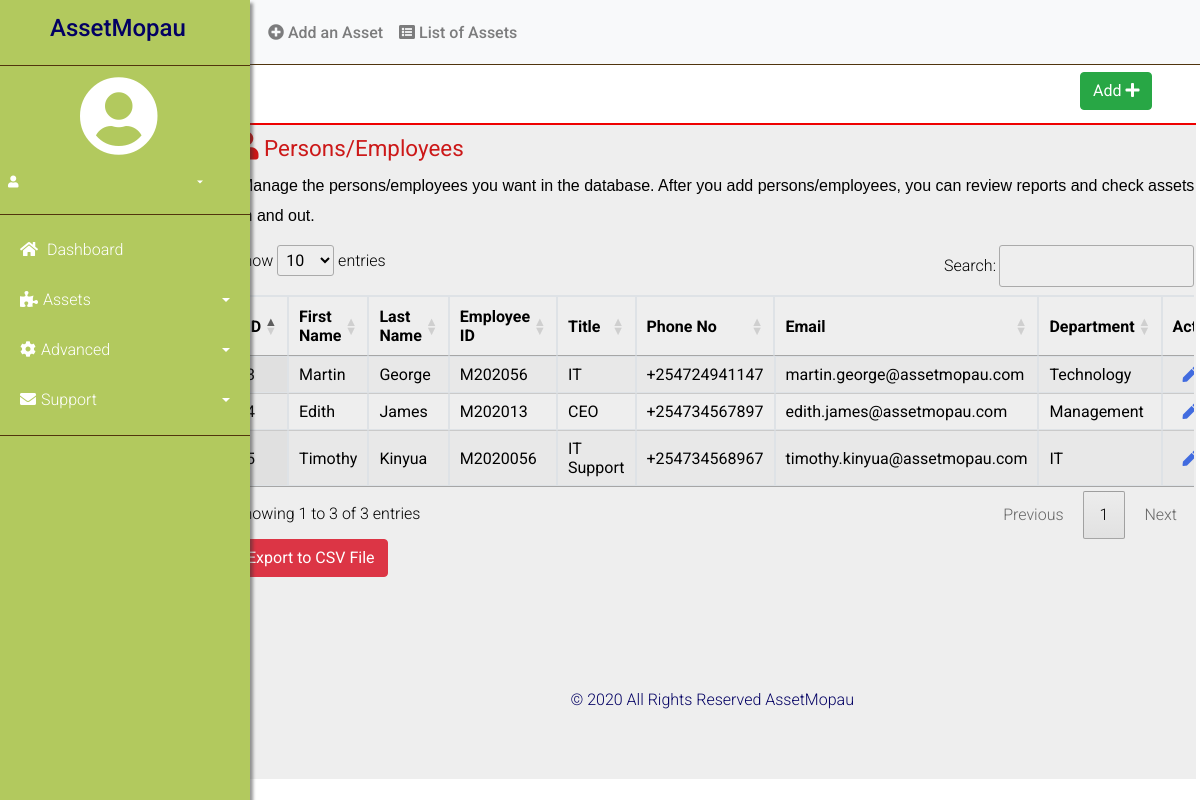
The app's page /persons.php with its own data.
### tables this page shows
CREATE TABLE `employee` (
  `id` int(11) NOT NULL,
  `fname` varchar(20) NOT NULL,
  `lname` varchar(20) NOT NULL,
  `empid` varchar(20) NOT NULL,
  `title` varchar(20) NOT NULL,
  `phone` varchar(20) NOT NULL,
  `email` varchar(50) NOT NULL,
  `department` varchar(20) NOT NULL,
  `Date Created` datetime NOT NULL DEFAULT current_timestamp()
);

### persons.php (the view, shortened to what this page needs)
<?php include_once "dash-include.php";
include_once 'conn.php';
$query = "select * from employee";
$result = $con->query($query);
?>
<!DOCTYPE html>
<html>
<head>
	<link rel="stylesheet" href="https://stackpath.bootstrapcdn.com/bootstrap/4.3.1/css/bootstrap.min.css">
	<link rel="stylesheet" href="https://use.fontawesome.com/releases/v5.7.2/css/all.css">
	<link rel="stylesheet" href="style.css">
	<link rel="stylesheet" href="dash.css">
	<link rel="stylesheet" href="person.css">
	<link rel="stylesheet" href="https://cdn.datatables.net/1.10.20/css/jquery.dataTables.min.css">
</head>
<body>
<div class="emp">
<button type="submit" class="btn btn-success btn-md" data-toggle="modal" data-target="#emp" href="#">Add <i class="fas fa-plus"></i>
</button>
</div>
<div class="cont">
	<div class="title">
	<h3><i class="fas fa-user"></i><small> Persons/Employees</small></h3>
	</div><br>
	<div class="info">
	<p><strong>Manage the persons/employees you want in the database. After you add persons/employees, you can review reports and check assets in and out.</strong></p>
	</div>
	<br><br><br>
<div class="tbl">
<table id="example" class="display table-bordered" style="width:100%">
        <thead>
            <tr style="color:#000;">
				<th>ID</th>
				<th>First Name</th>
				<th>Last Name</th>
                <th>Employee ID</th>
                <th>Title</th>
                <th>Phone No</th>
                <th>Email</th>
                <th>Department</th>
				<th>Action</th>
            </tr>
        </thead>
        <tbody>
		<?php
		while($rows = mysqli_fetch_assoc($result))
		{
		?>
            <tr style="color:#000;">
								<td><?php echo $rows['id'];?></td>
								<td><?php echo $rows['fname'];?></td>
								<td><?php echo $rows['lname'];?></td>
                <td><?php echo $rows['empid'];?></td>
                <td><?php echo $rows['title'];?></td>
                <td><?php echo $rows['phone'];?></td>
                <td><?php echo $rows['email'];?></td>
                <td><?php echo $rows['department'];?></td>
				<td>
				<a class="pen" href="personedit.php?id=<?php echo $rows['id'];?>""><i class="fas fa-pen"></i></a>
				</td>
      </tr>
			<?php
			}
			?>
		</tbody>
</table>
<form method="POST" action="exportpersons.php">
<input type="submit" class="btn btn-danger" name="exportpersons" value="Export to CSV File"/>
</form>
</div>
<div class="empfoot">
<footer class="page-footer font-small blue pt-4">
  <div class="footer-copyright text-center py-3">&copy; 2020 All Rights Reserved AssetMopau
  </div>
</footer>
</div>
</div>
</body>
</html>

### dash-include.php (shortened to what this page needs)
<body>
    	<div class="wrapper">
			<nav class="sidebar">
				<div class="logo">
					<h4><strong>AssetMopau</strong></h4>
				</div>
				<div class="user">
					<i class="fas fa-user-circle fa-5x"></i>
				</div>
				<ul class="list-unstyled" style="margin-left:-1vw; width:19.6vw;">
						<li style="font-size:1vw;">
						<a href="#userloggedin" data-toggle="collapse" aria-expanded="false" class="dropdown-toggle" role="button" aria-controls="userloggedin">
							<i class="fas fa-user"></i><?php echo "".$_SESSION['userid']; ?>
						</a>
					</li>
					</ul>
				<div class="user-in">
					</div>
				<ul class="list-unstyled menu-elements">
					<li class="">
						<a class="scroll-link" href="http://localhost/Inventory/dashboard.php"><i class="fas fa-home"></i> Dashboard</a>
					</li>
					<li>
						<a href="#assets" data-toggle="collapse" aria-expanded="false" class="dropdown-toggle" role="button" aria-controls="assets">
							<i class="fas fa-puzzle-piece"></i>Assets
						</a>
					</li>
					<li>
						<a href="#advanced" data-toggle="collapse" aria-expanded="false" class="dropdown-toggle" role="button" aria-controls="advanced">
							<i class="fas fa-cog"></i>Advanced
						</a>
					</li>
					<li>
						<a href="#support" data-toggle="collapse" aria-expanded="false" class="dropdown-toggle" role="button" aria-controls="support">
							<i class="fas fa-envelope"></i>Support
						</a>
					</li>
				</ul>
			</nav>
		</div>
<nav class="navbar navbar-expand-lg navbar-light bg-light sticky top">
  <div class="collapse navbar-collapse" id="navbarNav">
    <ul class="navbar-nav">
      <li class="nav-item">
        <strong><a class="nav-link" href="http://localhost/Inventory/addasset.php"><i class="fas fa-plus-circle"></i> Add an Asset</a></strong>
      </li>
      <li class="nav-item">
        <strong><a class="nav-link" href="http://localhost/Inventory/listasset.php"><i class="fas fa-list-alt"></i> List of Assets</a></strong>
      </li>
    </ul>
  </div>
</nav>
	<br><br>
</body>

### style.css (style rules this page uses)
body { font-family: 'Roboto', sans-serif; font-size: 16px; font-weight: 300; color: #888; line-height: 30px; text-align: center; }
strong { font-weight: 500; }
a { color: #f35b3f; border-bottom: 1px dashed #; text-decoration: none; transition: all .3s; }
.sidebar { width: 250px; height: 100vh; position: fixed; top: 0; z-index: 999; background: #b2c95e; color: #fff; transition: all .3s; box-shadow: 3px 3px 3px rgba(51, 51, 51, 0.5); text-align: left; }
.sidebar .logo { padding: 14px 50px; border-bottom: 1px solid #51340d; transition: all .3s; }
.sidebar h4 { color:#030063; }
.sidebar .user { padding: 10px 80px; transition: all .3s; }
.sidebar .user-in { padding-left:10px; border-bottom: 1px solid #51340d; transition: all .3s; }
.sidebar ul.menu-elements { padding: 10px 0; border-bottom: 1px solid #51340d; transition: all .3s; }
.sidebar ul li a { display: block; padding: 10px 20px; border: 0; color: #fff; }
.sidebar ul li a i { margin-right: 5px; }
.sidebar a[data-toggle="collapse"] { position: relative; }
.sidebar .dropdown-toggle::after { display: block; position: absolute; top: 50%; right: 20px; transform: translateY(-50%); }
.top { position: absolute; margin: 0 auto; padding-left:260px; padding-top:10px; width:100%; border-bottom: 1px solid #51340d; transition: all .3s; }
.top a { text-decoration:none; }

### person.css (style rules this page uses)
.emp { position:absolute; margin-left:90vw; margin-top:1.5vh; }
.cont { position:absolute; margin-left:19vw; margin-top:7.9vh; width:80.7vw; height:82vh; text-align:left; background-color:#eeeeee; border-top: 2px solid #ee0000; transition: all .3s; }
.title { position:absolute; margin-left:0.5vw; margin-top:0.8vh; color:#cc1818; }
.info { position:absolute; margin-left:1vw; margin-top:2vh; font-family:Arial, Helvetica, sans-serif; color:#000; }
.tbl { position:absolute; margin-left:0.5vw; width:80vw; color:#000; }
.pen { text-decoration: none; color:#416bdf; margin-left:10px; }
.empfoot { margin-top:50vh; color:#030063; }

### records on screen
employee: id "3", fname "Martin", lname "George", empid "M202056", title "IT", phone "+254724941147", email "martin.george@assetmopau.com", department "Technology"
employee: id "4", fname "Edith", lname "James", empid "M202013", title "CEO", phone "+254734567897", email "edith.james@assetmopau.com", department "Management"
employee: id "5", fname "Timothy", lname "Kinyua", empid "M2020056", title "IT Support", phone "+254734568967", email "timothy.kinyua@assetmopau.com", department "IT"
